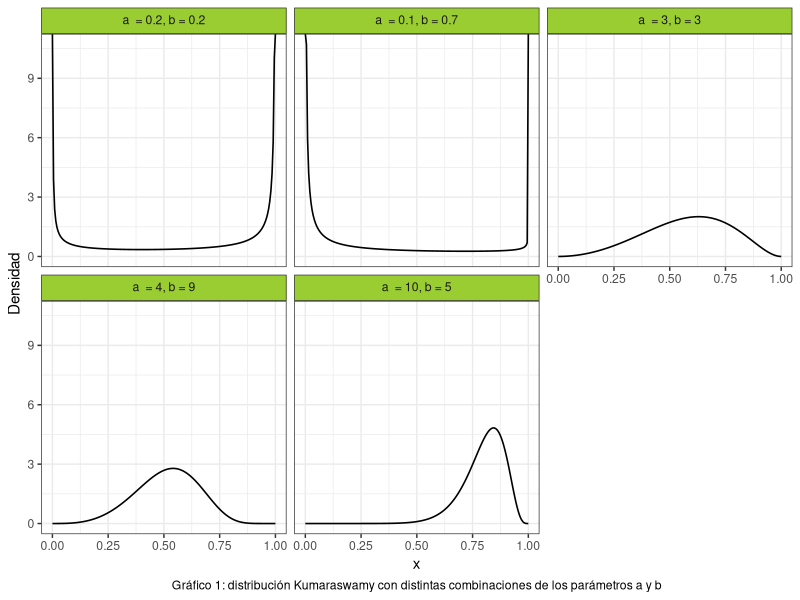
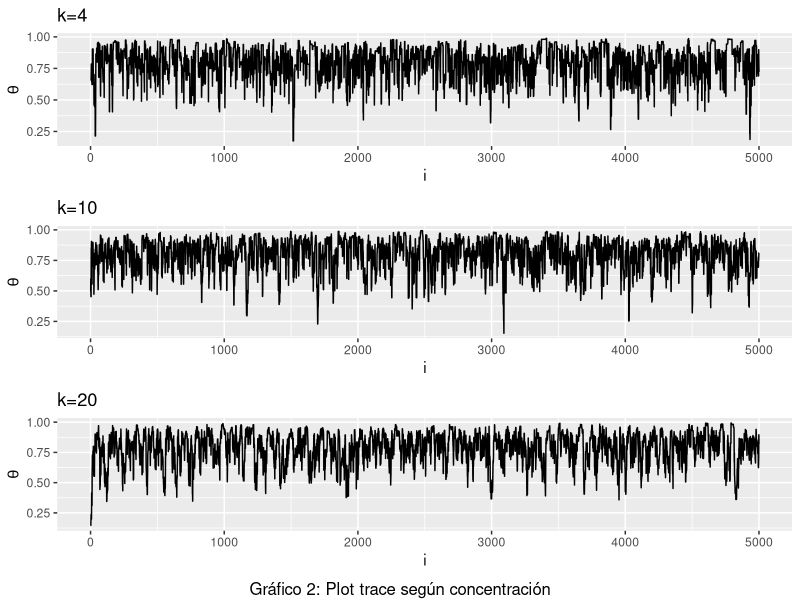
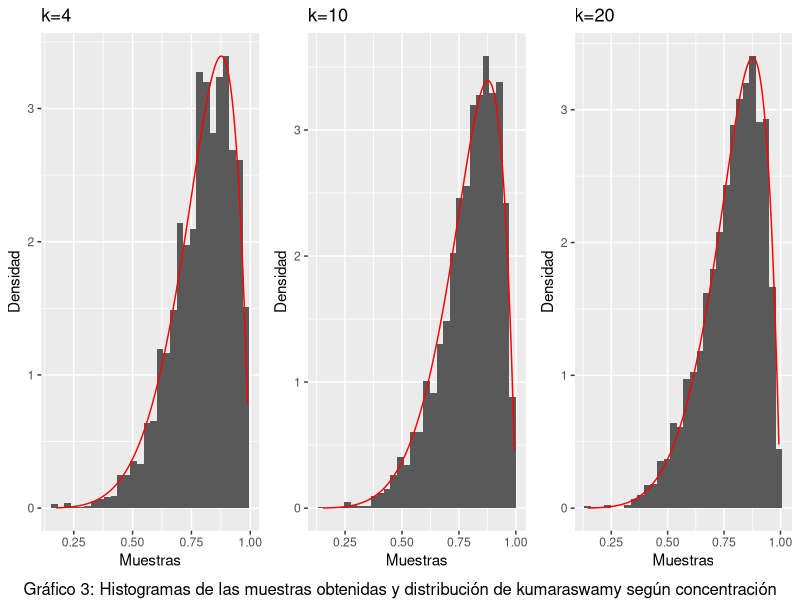
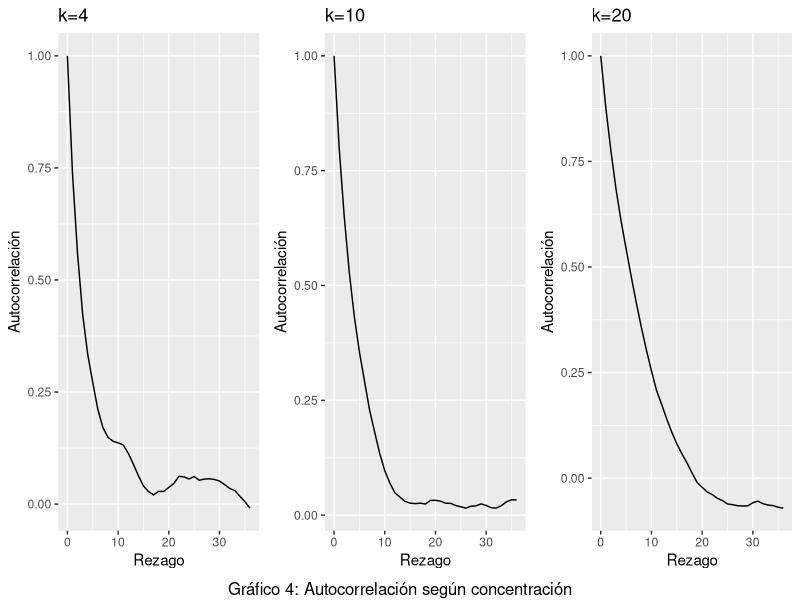
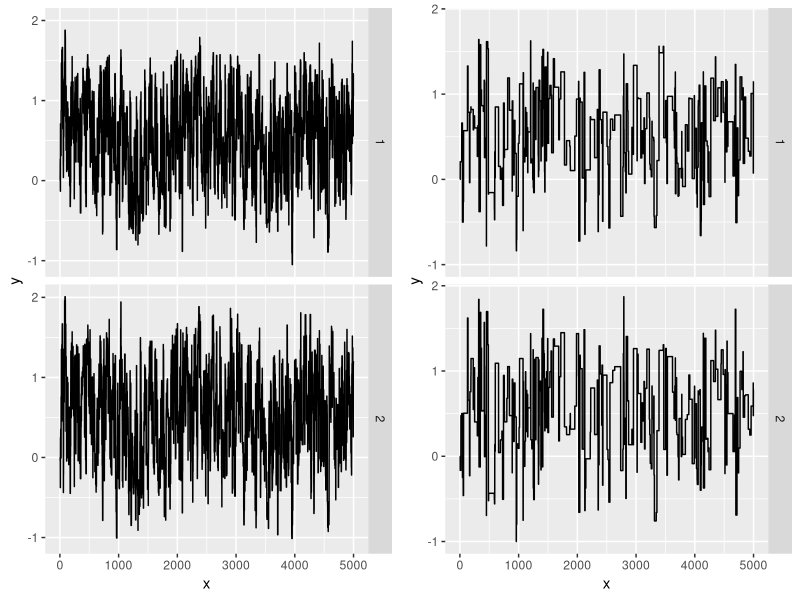
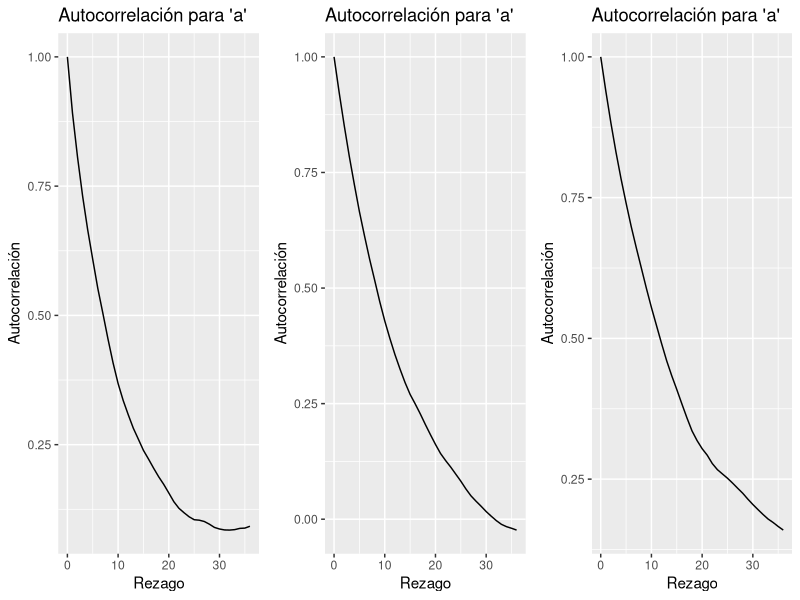
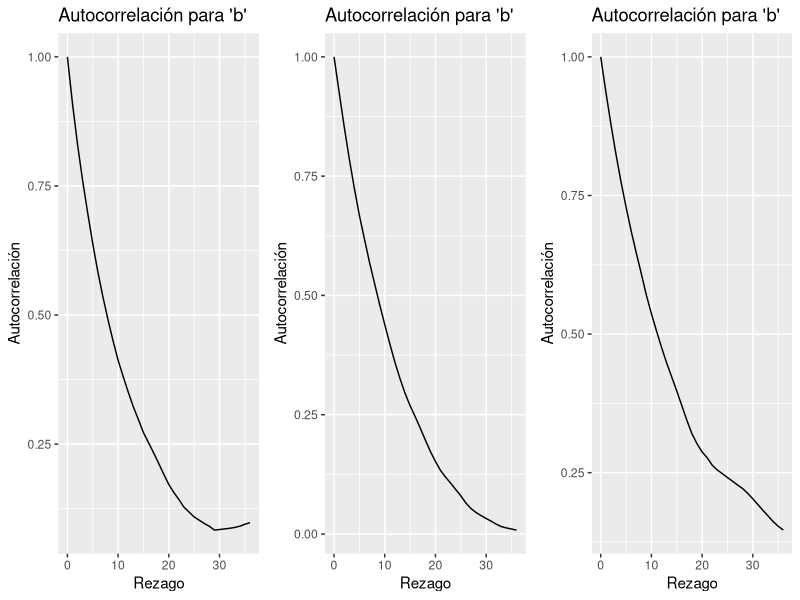

These figures' R source, in order: (Note: this script raises an error after producing the figures.)
## ---- chunk 1
#Librerias
library(ggplot2)
library(dplyr)
library(gridExtra)
library(kableExtra)
library(stats)
library(mvtnorm)
set.seed(394)
## ---- chunk 2

cant_saltos <- 0


sample_mh <- function(d_objetivo, r_propuesta, d_propuesta, p_inicial, n) {
  muestras <- matrix(nrow = n, ncol = length(p_inicial))
  muestras[1, ] <- p_inicial
  
  for(i in 2:n) {
    p_actual <- muestras[i-1,]
    p_nuevo <- r_propuesta(p_actual)
    
    f_nuevo <- d_objetivo(p_nuevo)
    f_actual <- d_objetivo(p_actual)
    
    q_actual <- d_propuesta(p_actual, mean = p_nuevo)
    q_nuevo <- d_propuesta(p_nuevo, mean = p_actual)
    
    alpha <- min(1, (f_nuevo/f_actual)*(q_actual/q_nuevo))
    aceptar <- rbinom(1, 1, alpha)
    
    if(aceptar) { 
      muestras[i,] <- p_nuevo
      cant_saltos <- cant_saltos + 1
      
    } else {
      muestras[i,] <- p_actual
    }
  }
  
  if (ncol(muestras) == 1) {
    muestras <- as.vector(muestras)
  } 
  return(list(muestras=muestras,cant_saltos=cant_saltos))
}

## ---- chunk 3
#Punto 2
# Crear grilla para los valores de "x"
grid_n <- 200
x_grid <- seq(0, 1, length.out = grid_n)

kumaraswamy <- function(x, a, b){
  a*b*(x^(a-1))*((1-(x^a))^(b-1))
}

a <- c(0.2, 0.1, 3, 4, 10)
b <- c(0.2, 0.7, 3, 9, 5)


#Creamos un data frame para graficar la distribución de Kumaraswamy:

data1 <- data.frame(
  Funcion = as.factor(rep(1:5, each = grid_n)),
  Densidad = numeric(5 * grid_n),
  Grilla = rep(x_grid, times = 5)
) 

#Completamos el data frame con las densidades:
for(i in 1:5) {
    indices <- seq(from = 1 + (i - 1) * 200, to = 200 + (i - 1) * 200)
    data1$Densidad[indices] <- kumaraswamy(x_grid, a[i], b[i])
}

# Asigno etiquetas para cada función de kumaraswamy
levels(data1$Funcion) <- c(
  expression(a ~ " = 0.2," ~ b ~ "= 0.2"),
  expression(a ~ " = 0.1," ~ b ~ "= 0.7"),
  expression(a ~ " = 3," ~ b ~ "= 3"),
  expression(a ~ " = 4," ~ b ~ "= 9"),
  expression(a ~ " = 10," ~ b ~ "= 5")
)

ggplot(data = data1, aes(x = Grilla, y = Densidad)) +
  geom_line(size = 0.55) +
  facet_wrap(~Funcion, labeller = label_parsed) +
  theme_bw() +
  labs(x = "x",
       caption = "Gráfico 1: distribución Kumaraswamy con distintas combinaciones de los parámetros a y b") + 
  theme(
    strip.background = element_rect(fill = "olivedrab3"),
    plot.caption = element_text(hjust = 0.5)
  )

## ---- chunk 4
#Punto 3
concentracion3 <- c(4,10,20)
tabla3 <- data.frame ( 
  concentracion = rep(concentracion3, each = 5000),
  muestra = numeric(15000)
  )
tasa3 <- numeric(3)

for (i in 1:3) {
#Funciones a usar
d_objetivo3 <- function(x) kumaraswamy(x, 6, 2)
d_propuesta3 <- function(x, mean) dbeta(x, shape1 = mean * concentracion3[i], shape2 = (1-mean) * concentracion3[i])
r_propuesta3 <- function(x) rbeta(1, shape1 = x * concentracion3[i], shape2 = (1-x) * concentracion3[i])
#Donde x hace referencia a mu
n3 <- 5000
p_inicial3 <- rbeta(1,shape1=2,shape2=2)
funcion3 <- sample_mh(d_objetivo3, r_propuesta3, d_propuesta3, p_inicial3, n3)
indices <- seq(from = 1 + (i - 1) * 5000, to = 5000 + (i - 1) * 5000)
tabla3$muestra[indices] <- funcion3$muestras

tasa3[i] <- funcion3$cant_saltos/n3
} 

#Tasa de aceptacion
tabla3_2 <- data.frame(
  Concentracion = c("4","10","20"),
  Tasa_de_aceptacion = tasa3
) %>%
  kable() %>%
  kable_styling(bootstrap_options = c("striped","hover","condensed")) %>%
  add_footnote("Tabla 1: Tasa de aceptación")

print (tabla3_2)
## ---- chunk 5

#Gata peluda junta
# Agrego una columna con el orden de las muestras
tabla3$orden <- rep(1:5000, times = 3)
tabla3$concentracion <- as.factor(tabla3$concentracion) 


# Gráfico con múltiples líneas
grafico3_1 <- ggplot(data = tabla3, aes(x = orden, y = muestra, group = concentracion, color = concentracion)) +
  geom_line() +
  theme_bw() +
  labs(x = "x", y = "y", color = "Group", caption = "Gráfico: Trace plot para las 3 concentraciones") +
  theme(legend.position = "top")  



#Trace plots
plot_trace <- function(x){
  data.frame(x = seq_along(x), y = x) %>% 
    ggplot() +
    geom_line(aes(x = x, y = y))
}

grafico3_2 <- plot_trace(tabla3$muestra[1:5000]) +
              labs(x = "i", y = expression(theta), title = "k=4")
grafico3_3 <- plot_trace(tabla3$muestra[5001:10000]) +
              labs(x = "i", y = expression(theta), title = "k=10")
grafico3_4 <- plot_trace(tabla3$muestra[10001:15000]) +
              labs(x = "i", y = expression(theta), title = "k=20")

grid.arrange(grafico3_2,grafico3_3,grafico3_4, nrow=3, bottom ="Gráfico 2: Plot trace según concentración")
## ---- chunk 6

#Histogramas
plot_hist <- function(x, d_objetivo3) {
  x_seq <- seq(min(x), max(x), length.out = n3)
  df_hist <- data.frame(x = x)
  df_line <- data.frame(x = x_seq, y = d_objetivo3(x_seq))
  
  ggplot(df_hist)+
    geom_histogram(aes(x = x, y =after_stat(density))) +
    geom_line(aes(x = x, y = y), data = df_line, color = "red")
}

grafico3_5 <- plot_hist(tabla3$muestra[1:5000],d_objetivo3) +
  labs (title = "k=4", x = "Muestras", y = "Densidad")
grafico3_6 <- plot_hist(tabla3$muestra[5001:10000],d_objetivo3) +
  labs (title = "k=10", x = "Muestras", y = "Densidad")
grafico3_7 <- plot_hist(tabla3$muestra[10001:15000],d_objetivo3) +
  labs (title = "k=20", x = "Muestras", y = "Densidad")

grid.arrange(grafico3_5,grafico3_6,grafico3_7,nrow=1, bottom = "Gráfico 3: Histogramas de las muestras obtenidas y distribución de kumaraswamy según concentración")

## ---- chunk 7

#Graficos de autocorrelacion
plot_acf <- function(data, title) {
  acf_result <- acf(data, plot = FALSE)
  ggplot() +
    geom_line(aes(y = acf_result$acf, x = acf_result$lag)) +
    labs(title = title, x = "Rezago", y = "Autocorrelación")
}


grafico3_8 <- plot_acf(tabla3$muestra[1:5000], "k=4")
grafico3_9 <- plot_acf(tabla3$muestra[5001:10000], "k=10")
grafico3_10 <- plot_acf(tabla3$muestra[10001:15000], "k=20")

grid.arrange(grafico3_8,grafico3_9,grafico3_10,nrow=1,  bottom = "Gráfico 4: Autocorrelación según concentración") 

## ---- chunk 8
#Punto 4
muestra4_1 <- tabla3$muestra[1:5000]
muestra4_2 <- tabla3$muestra[5001:10000]
muestra4_3 <- tabla3$muestra[10001:15000]

#Calculo de la media y los percentiles 5 y 95 para X:
variable_x <- data.frame(
  Muestra = c("1", "2", "3"),
  Concentración = c("k=4", "k=10", "k=20"),
  Medias =  c(mean(muestra4_1), mean(muestra4_2), mean(muestra4_3)),
  Percentil_5 = c(quantile(muestra4_1, prob = c(0.05)),
                  quantile(muestra4_2, prob = c(0.05)),
                  quantile(muestra4_3, prob = c(0.05))
                  ),
  Percentil_95 = c(quantile(muestra4_1, prob = c(0.95)),
                  quantile(muestra4_2, prob = c(0.95)),
                  quantile(muestra4_3, prob = c(0.95))
                  )
) %>%
  kable() %>%
  kable_styling(bootstrap_options = c("striped","hover","condensed")) %>%
  add_footnote("Tabla 2: Media y percentiles de X")

print(variable_x)


## ---- chunk 9
#Cálculo de la media y los percentiles 5 y 95 para logit(X):
l_m1 <- log((muestra4_1/(1-muestra4_1)))
l_m2 <- log((muestra4_2/(1-muestra4_2)))
l_m3 <- log((muestra4_3/(1-muestra4_3)))



variable_logit_X <- data.frame(
  Muestra = c("1", "2", "3"),
  Concentración = c("k=4", "k=10", "k=20"),
  Medias = c(mean(l_m1), mean(l_m2), mean(l_m3)),
  Percentil_5 = c(quantile(l_m1, prob = c(0.05)),
                  quantile(l_m2, prob = c(0.05)),
                  quantile(l_m3, prob = c(0.05))
                  ),
  Percentil_95 = c(quantile(l_m1, prob = c(0.95)),
                  quantile(l_m2, prob = c(0.95)),
                  quantile(l_m3, prob = c(0.95))
                  )
) %>%
  kable() %>%
  kable_styling(bootstrap_options = c("striped","hover","condensed")) %>%
  add_footnote("Tabla 3: Media y percentiles de logit(X)")


print(variable_logit_X)


## ---- chunk 10
#Paso 7

# Funciones a utilizar
#1.Trace plot
plot_trace <- function(x, y) {
  n <- length(x)
  df <- data.frame(
    x = rep(1:n, 2),
    y = c(x,y),
    dimension = rep(1:2, each = n)
  )
  
  ggplot(df) + 
    geom_line(aes(x = x, y = y)) +
    facet_grid(rows = vars(dimension))
}


#2. Cálculo de R sombrero

W <- function(muestras) {
  
  mean(apply(muestras, 2, var))
 
}


B <-  function(muestras, M, S) {
  media_g <- mean(muestras)
  media_cadena <- mean(apply(muestras, 2, mean))
  
  
  b <- (S/(M-1))* sum((media_cadena-media_g)^2)
  #S = cantidad observaciones
  #M = cantidad muestras
  return(b)
}


r_hat <- function(x) {
  S <- nrow(x)
  M <- ncol(x)
  W <- W(x)
  B <- B(x, M, S)
  
  sqrt(((S/(S-1))*W + (1/S)*B)/W)
}

#3. Número efectivo de muestras
n_eff <- function(muestras){
  S <- length(muestras)
  autocorr <- acf(muestras, plot = F, lag = Inf)$acf
  limite <- which((autocorr < 0.001))[1] #sumamos hasta ese valor
  denom <- 1 + 2 * sum(autocorr[2:limite])
  
  S/denom
  
}


n7 <- 5000
funcion7_1 <- function(matriz_cov) {
    d_objetivo7 <- function(x) dmvnorm(x,c(0.4,0.75),matrix(c(1.35,0.4,0.4,2.4),nrow=2))
    d_propuesta7 <- function(x, mean) dmvnorm(x,mean = mean ,sigma = matriz_cov)
    r_propuesta7 <- function(x) rmvnorm(1, mean = x, sigma = matriz_cov)  


funcion7 <- sample_mh(d_objetivo7,r_propuesta7,d_propuesta7,c(0,0),n7)
muestra7 <- funcion7$muestras
grafico7_1 <- plot_trace(muestra7[,1],muestra7[,2])
r_sombrero <- r_hat(muestra7)
n_eff7_1 <- n_eff(muestra7[,1])
n_eff7_2 <- n_eff(muestra7[,2])
 return(list(grafico = grafico7_1, n1 = n_eff7_1, n2 = n_eff7_2, r = r_sombrero,
             muestra7 = muestra7))

}

#Evalucación de diferentes matrices de variancia y covariancia
matriz1 <- funcion7_1(matrix(c(2, 0.5, 0.5, 3), nrow = 2))
matriz2 <- funcion7_1(matrix(c(2, 0, 0, 3), nrow = 2))
matriz3 <- funcion7_1(matrix(c(0.4, 0, 0, 0.4), nrow = 2))
matriz4 <- funcion7_1(matrix(c(1, 0, 0, 1), nrow = 2))
matriz5 <- funcion7_1(matrix(c(5, 0, 0, 6), nrow = 2))

tabla <- data.frame(
  Matriz = c("1", "2", "3", "4", "5"),
  Num_efectivo_p1 = trunc(c(matriz1$n1, matriz2$n1, matriz3$n1, matriz4$n1, matriz5$n1)),
  Num_efectivo_p2 = trunc(c(matriz1$n2, matriz2$n2, matriz3$n2, matriz4$n2, matriz5$n2))
)
tabla
#Nos quedariamos con la ultima matriz.
## ---- chunk 11
#Punto 8: se calculan las probabilidades con la última matriz de var y cov.
muestra7 <- as.data.frame(matriz5$muestra7)
colnames(muestra7) <- c("X", "Y")

#Probabilidades estimadas
#Probabilidad n°1:
prob1 <- muestra7 %>% 
  filter(X > 1) %>% 
  count(Y < 0)

prob1$n[2]/(n7)


#Probabilidad n°2:
prob2 <- muestra7 %>% 
  filter(X > 1) %>% 
  count(Y > 2)

prob2$n[2]/(n7)



#Probabilidad n°3:
prob3 <- muestra7 %>% 
  filter(X > 0.4) %>% 
  count(Y > 0.75)

prob3$n[2]/(n7)



#Probabilidades reales:

#Probabilidad n°1:
pmvnorm(lower = c(1, -Inf), upper = c(Inf, 0), 
        mean = c(0.4, 0.75), sigma = matrix(c(1.35, 0.4, 0.4, 2.4), nrow = 2))

#Cómo funcionan "lower" y "upper"? 
#"lower" es un vector que indica los limites inferiores de cada variable: 1 para X y -Infinito para Y; "upper" funciona de manera igual.


#Probabilidad n°2:
pmvnorm(lower = c(1, 2), upper = c(Inf, Inf), 
        mean = c(0.4, 0.75), sigma = matrix(c(1.35, 0.4, 0.4, 2.4), nrow = 2))



#Probabilidad n°3:
pmvnorm(lower = c(0.4, 0.75), upper = c(Inf, Inf), 
        mean = c(0.4, 0.75), sigma = matrix(c(1.35, 0.4, 0.4, 2.4), nrow = 2))


## ---- chunk 12
#Punto 9

p_estrella <- function(x, a, b){
  exp(-((((a - x[1])^2) + b * ((x[2] - x[1])^2))^2))
}



n9 <- 5000

funcion9_1 <- function(matriz_cov) {
    d_objetivo9 <- function(x) p_estrella(x, 0.5, 5)
    d_propuesta9 <- function(x, mean) dmvnorm(x, mean = mean, sigma = matriz_cov)
    r_propuesta9 <- function(x) rmvnorm(1, mean = x, sigma = matriz_cov)  
    
    funcion9 <- sample_mh(d_objetivo9,r_propuesta9,d_propuesta9,c(0,0),n9)
    muestra9 <- funcion9$muestras
    grafico9_1 <- plot_trace(muestra9[,1],muestra9[,2])
    
    n_eff9_1 <- n_eff(muestra9[,1])
    n_eff9_2 <- n_eff(muestra9[,2])
    tasa9 <- funcion9$cant_saltos/n9
    autocorr_1 <- acf(muestra9[,1], plot = F)
    autocorr_2 <- acf(muestra9[,2], plot = F)
    
    return(list(grafico = grafico9_1, n1 = n_eff9_1, n2 = n_eff9_2,
             muestra9 = muestra9, tasa9 = tasa9, autocorr_p1 = autocorr_1,
             autocorr_p2 = autocorr_2))

}


matriz1 <- funcion9_1(matrix(c(0.3, 0.1, 0.1, 0.2), nrow = 2))
matriz2 <- funcion9_1(matrix(c(2, 0, 0, 2), nrow = 2))
matriz3 <- funcion9_1(matrix(c(4, 1, 1, 4), nrow = 2))



grafico9_1_1 <- ggplot()+
  geom_line(aes(y = matriz1$autocorr_p1$acf, x = matriz1$autocorr_p1$lag)) +
  labs (title = "Autocorrelación para 'a' ", x = "Rezago", y = "Autocorrelación")

grafico9_1_2 <- ggplot()+
  geom_line(aes(y = matriz1$autocorr_p2$acf, x = matriz1$autocorr_p2$lag)) +
  labs (title = "Autocorrelación para 'b' ", x = "Rezago", y = "Autocorrelación")


grafico9_2_1 <- ggplot()+
  geom_line(aes(y = matriz2$autocorr_p1$acf, x = matriz2$autocorr_p1$lag)) +
  labs (title = "Autocorrelación para 'a' ", x = "Rezago", y = "Autocorrelación")

grafico9_2_2 <- ggplot()+
  geom_line(aes(y = matriz2$autocorr_p2$acf, x = matriz2$autocorr_p2$lag)) +
  labs (title = "Autocorrelación para 'b' ", x = "Rezago", y = "Autocorrelación")

grafico9_3_1 <- ggplot()+
  geom_line(aes(y = matriz3$autocorr_p1$acf, x = matriz3$autocorr_p1$lag)) +
  labs (title = "Autocorrelación para 'a' ", x = "Rezago", y = "Autocorrelación")


grafico9_3_2 <- ggplot()+
  geom_line(aes(y = matriz3$autocorr_p2$acf, x = matriz3$autocorr_p2$lag)) +
  labs (title = "Autocorrelación para 'b' ", x = "Rezago", y = "Autocorrelación")
## ---- chunk 13
grid.arrange(matriz1$grafico, matriz3$grafico, ncol= 2)

tasas <- data.frame(
  Matriz = c("1", "2", "3"),
  Tasa = c(matriz1$tasa9, matriz2$tasa9, matriz3$tasa9)
)


grid.arrange(grafico9_1_1, grafico9_2_1, grafico9_3_1, ncol = 3)
grid.arrange(grafico9_1_2, grafico9_2_2, grafico9_3_2, ncol = 3)
## ---- chunk 14
#Punto 10
muestra9 <- as.data.frame(matriz1$muestra9)
colnames(muestra9) <- c("X", "Y")

#Probabilidades estimadas
#Probabilidad n°1:
prob1 <- muestra9 %>% 
  filter(X > 0 & X < 1 ) %>% 
  count(Y < 1 & Y > 0)

prob1$n[2]/(n9)



#Probabilidad n°2:
prob2 <- muestra9 %>% 
  filter(X > -1 & X < 0 ) %>% 
  count(Y < 1 & Y > 0)

prob2$n[2]/(n9)




#Probabilidad n°3:
prob3 <- muestra9 %>% 
  filter(X > 1 & X < 2 ) %>% 
  count(Y < 3 & Y > 2)

prob3$n[2]/(n9)



{r}
#Punto 11
#Aproximación por el método de la grilla:

#Creación de grillas para los parámetros
grid_a <- seq()
## ---- chunk 15
# Punto 11
# Calculo P(0<X1<1, 0<X2<1)

k <- 10000
u <- matrix(runif(k*2), ncol = 2)
p_estrella_eval <- numeric(k)

for (i in 1:k) {
  p_estrella_eval[i] <- p_estrella(u[i,], 0.5, 5)
}

rdo_prob1 <- mean(p_estrella_eval)

# Calculo P(-1<X1<0, 0<X2<1)

u <- matrix(c(runif(k, min = -1, max = 0),
              runif(k, min = 0, max = 1)),
            ncol = 2)

for (i in 1:k) {
  p_estrella_eval[i] <- p_estrella(u[i,], 0.5, 5)
}

rdo_prob2 <- mean(p_estrella_eval)

# Calculo P(1<X1<2, 2<X2<3)

u <- matrix(c(runif(k, min = 1, max = 2),
              runif(k, min = 2, max = 3)),
            ncol = 2)

for (i in 1:k) {
  p_estrella_eval[i] <- p_estrella(u[i,], 0.5, 5)
}

rdo_prob3 <- mean(p_estrella_eval)
